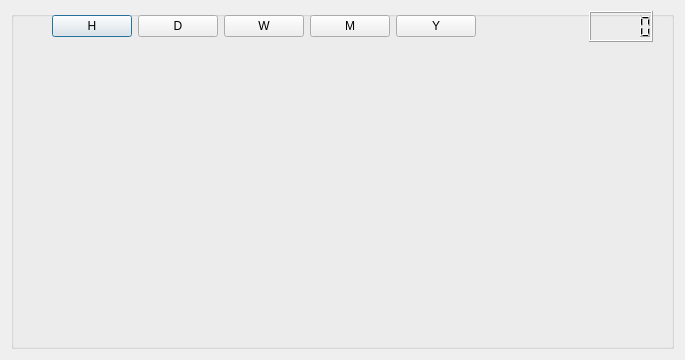
<?xml version="1.0" encoding="UTF-8"?>
<ui version="4.0">
 <class>PlotDlg</class>
 <widget class="QDialog" name="PlotDlg">
  <property name="geometry">
   <rect>
    <x>0</x>
    <y>0</y>
    <width>685</width>
    <height>360</height>
   </rect>
  </property>
  <property name="windowTitle">
   <string>Plot</string>
  </property>
  <layout class="QVBoxLayout" name="verticalLayout_2">
   <item>
    <layout class="QVBoxLayout" name="verticalLayout">
     <item>
      <widget class="QGroupBox" name="groupBox">
       <property name="title">
        <string/>
       </property>
       <widget class="QWidget" name="">
        <property name="geometry">
         <rect>
          <x>41</x>
          <y>0</y>
          <width>601</width>
          <height>31</height>
         </rect>
        </property>
        <layout class="QHBoxLayout" name="horizontalLayout">
         <item>
          <widget class="QPushButton" name="hourButton">
           <property name="text">
            <string>H</string>
           </property>
          </widget>
         </item>
         <item>
          <widget class="QPushButton" name="dayButton">
           <property name="text">
            <string>D</string>
           </property>
          </widget>
         </item>
         <item>
          <widget class="QPushButton" name="weekButton">
           <property name="text">
            <string>W</string>
           </property>
          </widget>
         </item>
         <item>
          <widget class="QPushButton" name="monthButton">
           <property name="text">
            <string>M</string>
           </property>
          </widget>
         </item>
         <item>
          <widget class="QPushButton" name="yearButton">
           <property name="text">
            <string>Y</string>
           </property>
          </widget>
         </item>
         <item>
          <spacer name="horizontalSpacer">
           <property name="orientation">
            <enum>Qt::Horizontal</enum>
           </property>
           <property name="sizeHint" stdset="0">
            <size>
             <width>40</width>
             <height>20</height>
            </size>
           </property>
          </spacer>
         </item>
         <item>
          <widget class="QLCDNumber" name="totalLcd"/>
         </item>
        </layout>
       </widget>
      </widget>
     </item>
    </layout>
   </item>
  </layout>
 </widget>
 <resources/>
 <connections/>
</ui>
